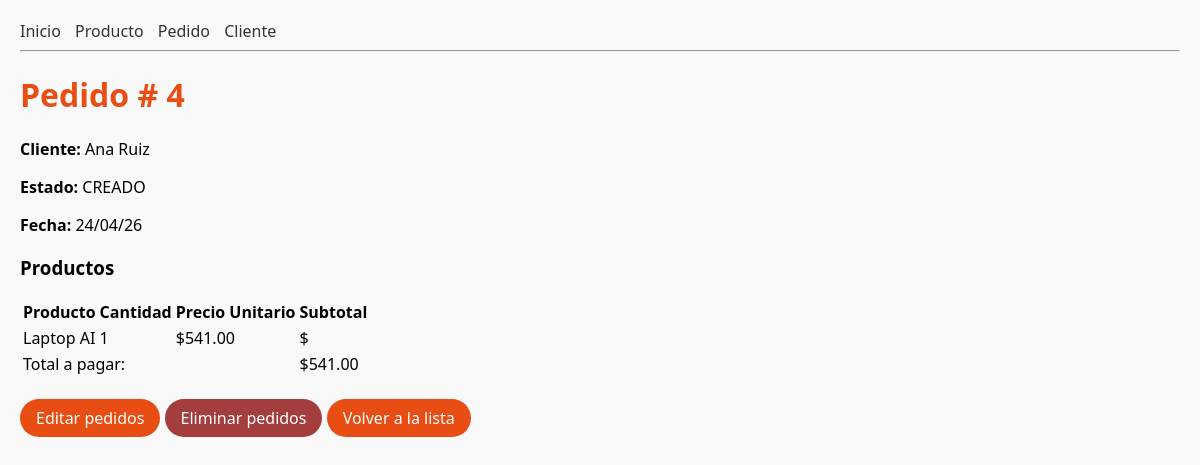
The page /pedidos/4/ on the database its author committed.
### tienda/models.py (models this page shows, shortened)
class Pedido(models.Model):
    ESTADOS = [
        ("CREADO", "Creado"),
        ("PAGADO", "Pagado"),
        ("ENVIADO", "Enviado"),
        ("CERRADO", "Cerrado"),
    ]
    cliente = models.ForeignKey(Cliente, on_delete=models.CASCADE, related_name="pedidos")
    estado = models.CharField(max_length=10, choices=ESTADOS, default="CREADO")
    fecha = models.DateTimeField(auto_now_add=True)

class Cliente(models.Model):
    nombre = models.CharField(max_length=120)
    correo = models.EmailField(unique=True)
    fecha_registro = models.DateTimeField(auto_now_add=True)
    activo = models.BooleanField(default=True)

class PedidoItem(models.Model):
    pedido = models.ForeignKey(Pedido, on_delete=models.CASCADE, related_name="items")
    producto = models.ForeignKey(Producto, on_delete=models.CASCADE, related_name="items")
    cantidad = models.PositiveIntegerField(default=1)
    precio_unitario = models.DecimalField(max_digits=10, decimal_places=2)
    '''No se permitira que existan dos filas con la misma combinacion de pedido y producto'''
    class Meta:
        unique_together = ("pedido", "producto")

class Producto(models.Model):
    nombre = models.CharField(max_length=100)
    descripcion = models.TextField()
    precio = models.DecimalField(max_digits=8, decimal_places=2)
    creado_en = models.DateTimeField(auto_now_add=True)

### tienda/views.py (the view)
# urls.py: path("pedidos/<int:pk>/", views.detalle_pedido, name="detalle_pedido"),
def detalle_pedido(request, pk):
    pedido = get_object_or_404(
         Pedido.objects.select_related("cliente").prefetch_related("items__producto"), pk=pk
    )
    items = pedido.items.all()
    total_unidades = sum(it.cantidad for it in items)
    total_pedido = sum(it.cantidad * it.precio_unitario for it in items)
    for it in items:
        it.line_total = it.cantidad * it.precio_unitario
    return render(request, "tienda/detalle_pedido.html", {"pedido": pedido, "items": items, "total_unidades": total_unidades, "total_pedido": total_pedido})

### tienda/templates/tienda/detalle_pedido.html (shortened to what this page needs)
{% extends "tienda/base.html" %}
{% block content %}
<h1>Pedido # {{ pedido.id }}</h1>
<p><b>Cliente:</b> {{pedido.cliente.nombre}}</p>
<p><b>Estado:</b> {{pedido.estado}}</p>
<p><b>Fecha:</b> {{pedido.fecha|date:"d/m/y"}}</p>
<h3>Productos</h3>
{% if items %}
        <table class="tabla">
            <thead>
                <tr>
                    <th class="encabezado">Producto</th>
                    <th class="encabezado">Cantidad</th>
                    <th class="encabezado">Precio Unitario</th>
                    <th class="encabezado">Subtotal</th>
                </tr>
            </thead>
            <tbody>
            {% for it in items %}
             <tr>
                <td>{{ it.producto.nombre }}</td>
                <td>{{ it.cantidad }}</td>
                <td>${{ it.precio_unitario|floatformat:2 }}</td>
                <td>${{ it.inline_total|floatformat:2 }}</td>
             </tr>
            {% empty %}
                <tr>
                    <td colspan="4">Este pedido no tiene items.</td>
                </tr>
            {% endfor %}
            </tbody>
            <tfoot>
                <tr>
                    <td colspan="3">Total a pagar:</td>
                    <td> ${{ total_pedido|floatformat:2 }}</td>
                </tr>
            </tfoot>
        </table>
{% else %}
    <p>Este pedido aun no tiene items.</p>
{% endif %}
<p>
    <a href="{% url 'tienda:editar_pedido_items' pedido.pk %}" class="btn primary">Editar pedidos</a>
    <a href="{% url 'tienda:eliminar_pedido' pedido.pk %}" class="btn delate">Eliminar pedidos</a>
    <a href="{% url 'tienda:lista_pedidos' %}" class="btn primary">Volver a la lista</a>
</p>
{% endblock %}

### tienda/static/css/main.css (style rules this page uses)
body { font-family: 'Segoe UI', sans-serif; margin: 20px; background-color: #f9f9f9; }
h1 { color: #e84d13; }
.btn { display: inline-block; padding: 8px 16px; margin: 5px 0; color: #fff; border-radius: 9999px; text-decoration: none; font-weight: 500; transition: background 0.3s, transform 0.2s; }
.primary { background-color: #e84d13; }
.delate { background-color: #a43d3d; }

### rows shown on the page
Pedido: id "4", cliente.nombre "Ana Ruiz", estado "CREADO", fecha "24/04/26"
PedidoItem: producto.nombre "Laptop AI", cantidad "1", precio_unitario "541.00"

### other values the page prints
{{ total_pedido|floatformat:2 }} "541.00"
